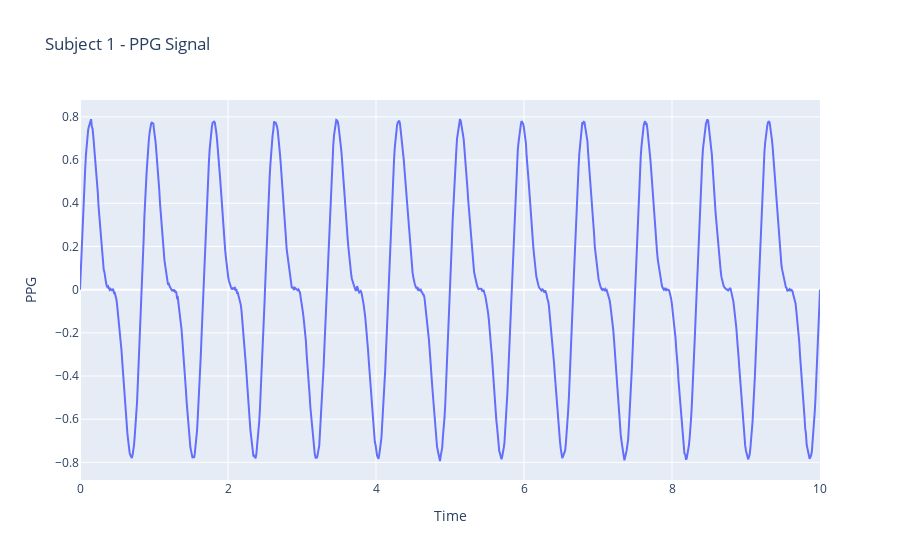

Source (notebook cell):
### Code cell
fig = px.line(df, x='Time', y='PPG', title=f'Subject {subject_id} - PPG Signal')
fig.show()

### Figure 1 — Plotly figure (JSON) as saved in the notebook; plotly's stock layout.template omitted (floating-point values rounded to 4 significant figures; data arrays with more than 128 entries replaced by an {"elided": "..."} marker saying what was removed)
{"data": [{"hovertemplate": "Time=%{x}<br>PPG=%{y}<extra></extra>", "legendgroup": "", "line": {"color": "#636efa", "dash": "solid"}, "marker": {"symbol": "circle"}, "mode": "lines", "name": "", "orientation": "v", "showlegend": false, "type": "scatter", "x": {"elided": "1000 float values"}, "xaxis": "x", "y": {"elided": "1000 float values"}, "yaxis": "y"}], "layout": {"legend": {"tracegroupgap": 0}, "title": {"text": "Subject 1 - PPG Signal"}, "xaxis": {"anchor": "y", "domain": [0, 1], "title": {"text": "Time"}}, "yaxis": {"anchor": "x", "domain": [0, 1], "title": {"text": "PPG"}}}}
